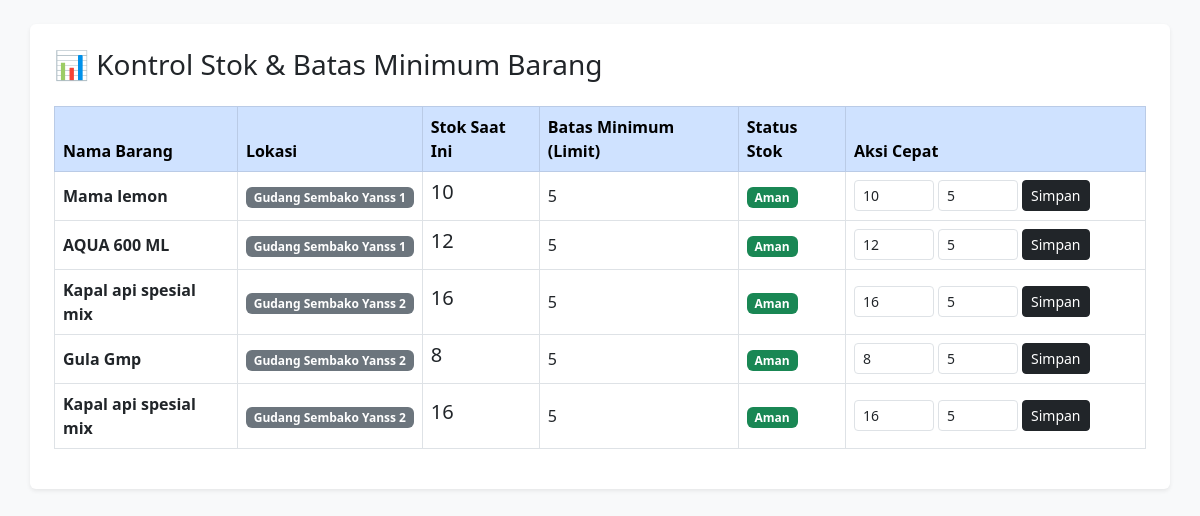
The app's page /stok.php with its own data.
### tables this page shows
CREATE TABLE `barang` (
  `id` int(11) NOT NULL,
  `nama_barang` varchar(100) NOT NULL,
  `status_id` varchar(50) DEFAULT NULL,
  `penyimpanan_id` varchar(100) DEFAULT NULL,
  `harga_barang` int(11) DEFAULT NULL,
  `stok` int(11) NOT NULL,
  `limit_stok` int(11) NOT NULL DEFAULT 5,
  `vendor_id` int(11) NOT NULL
);

CREATE TABLE `penyimpanan` (
  `id` int(11) NOT NULL,
  `nama_penyimpanan` varchar(100) NOT NULL,
  `lokasi` varchar(100) NOT NULL
);

### stok.php (the view, shortened to what this page needs)
<?php
include '../koneksi.php';
$query_barang = "SELECT b.id, b.nama_barang, b.stok, b.limit_stok, p.nama_penyimpanan
                 FROM barang b
                 LEFT JOIN penyimpanan p ON b.penyimpanan_id = p.id";
$data_stok = mysqli_query($koneksi, $query_barang);
?>
<!DOCTYPE html>
<html lang="id">
<head>
    <link href="https://cdn.jsdelivr.net/npm/bootstrap@5.3.0/dist/css/bootstrap.min.css" rel="stylesheet">
</head>
<body class="bg-light p-4">
<div class="container bg-white p-4 rounded shadow-sm">
    <h3 class="mb-4">📊 Kontrol Stok & Batas Minimum Barang</h3>
    <table class="table table-hover table-bordered align-middle">
        <thead class="table-primary">
            <tr>
                <th>Nama Barang</th>
                <th>Lokasi</th>
                <th>Stok Saat Ini</th>
                <th>Batas Minimum (Limit)</th>
                <th>Status Stok</th>
                <th width="300">Aksi Cepat</th>
            </tr>
        </thead>
        <tbody>
            <?php while ($row = mysqli_fetch_assoc($data_stok)) {
                $kritis = ($row['stok'] <= $row['limit_stok']);
            ?>
            <tr>
                <td><strong><?= htmlspecialchars($row['nama_barang']); ?></strong></td>
                <td><span class="badge bg-secondary"><?= htmlspecialchars($row['nama_penyimpanan'] ?? 'Belum Diatur'); ?></span></td>
                <td><h5><?= $row['stok']; ?></h5></td>
                <td><?= $row['limit_stok']; ?></td>
                <td>
                    <?= $kritis ? '<span class="badge bg-danger">Kritis / Restock!</span>' : '<span class="badge bg-success">Aman</span>'; ?>
                </td>
                <td>
                    <form method="POST" action="" class="d-flex gap-1">
                        <input type="number" name="stok" class="form-control form-control-sm" value="<?= $row['stok']; ?>" title="Ubah Jumlah Stok" style="width: 80px;">
                        <input type="number" name="limit_stok" class="form-control form-control-sm" value="<?= $row['limit_stok']; ?>" title="Ubah Limit" style="width: 80px;">
                        <button type="submit" name="update_stok" class="btn btn-sm btn-dark">Simpan</button>
                    </form>
                </td>
            </tr>
            <?php } ?>
        </tbody>
    </table>
</div>
</body>
</html>

### records on screen
barang: nama_barang "Mama lemon", penyimpanan.nama_penyimpanan "Gudang Sembako Yanss 1", stok "10", limit_stok "5", shows "Aman"
barang: nama_barang "AQUA 600 ML", penyimpanan.nama_penyimpanan "Gudang Sembako Yanss 1", stok "12", limit_stok "5", shows "Aman"
barang: nama_barang "Kapal api spesial mix", penyimpanan.nama_penyimpanan "Gudang Sembako Yanss 2", stok "16", limit_stok "5", shows "Aman"
barang: nama_barang "Gula Gmp", penyimpanan.nama_penyimpanan "Gudang Sembako Yanss 2", stok "8", limit_stok "5", shows "Aman"
barang: nama_barang "Kapal api spesial mix", penyimpanan.nama_penyimpanan "Gudang Sembako Yanss 2", stok "16", limit_stok "5", shows "Aman"
